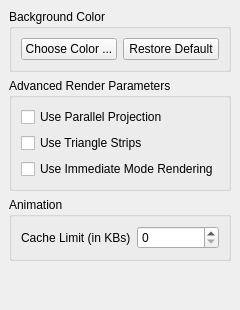
     <widget class="QWidget" name="tab" >
      <attribute name="title" >
       <string>General</string>
      </attribute>
      <layout class="QVBoxLayout" >
       <property name="margin" >
        <number>9</number>
       </property>
       <property name="spacing" >
        <number>6</number>
       </property>
       <item>
        <widget class="QGroupBox" name="groupBox" >
         <property name="title" >
          <string>Background Color</string>
         </property>
         <layout class="QGridLayout" >
          <property name="margin" >
           <number>9</number>
          </property>
          <property name="spacing" >
           <number>6</number>
          </property>
          <item row="0" column="1" >
           <widget class="QPushButton" name="restoreDefault" >
            <property name="text" >
             <string>Restore Default</string>
            </property>
           </widget>
          </item>
          <item row="0" column="0" >
           <widget class="pqColorChooserButton" name="backgroundColor" >
            <property name="toolTip" >
             <string>Change the background color of the 3D View window</string>
            </property>
            <property name="text" >
             <string>Choose Color ...</string>
            </property>
           </widget>
          </item>
         </layout>
        </widget>
       </item>
       <item>
        <widget class="QGroupBox" name="groupBox_2" >
         <property name="title" >
          <string>Advanced Render Parameters</string>
         </property>
         <layout class="QVBoxLayout" >
          <property name="margin" >
           <number>9</number>
          </property>
          <property name="spacing" >
           <number>6</number>
          </property>
          <item>
           <widget class="QCheckBox" name="parallelProjection" >
            <property name="toolTip" >
             <string>&lt;html>&lt;head>&lt;meta name="qrichtext" content="1" />&lt;/head>&lt;body style=" white-space: pre-wrap; font-family:Sans Serif; font-size:9pt; font-weight:400; font-style:normal; text-decoration:none;">&lt;p style=" margin-top:0px; margin-bottom:0px; margin-left:0px; margin-right:0px; -qt-block-indent:0; text-indent:0px;">Toggle the use of parallel projection (if parallel projection is off, perspective projection is used)&lt;/p>&lt;/body>&lt;/html></string>
            </property>
            <property name="whatsThis" >
             <string>&lt;html>&lt;head>&lt;meta name="qrichtext" content="1" />&lt;/head>&lt;body style=" white-space: pre-wrap; font-family:Sans Serif; font-size:9pt; font-weight:400; font-style:normal; text-decoration:none;">&lt;p style=" margin-top:0px; margin-bottom:0px; margin-left:0px; margin-right:0px; -qt-block-indent:0; text-indent:0px;">Toggle the use of parallel projection (if parallel projection is off, perspective projection is used).&lt;/p>&lt;/body>&lt;/html></string>
            </property>
            <property name="text" >
             <string>Use Parallel Projection</string>
            </property>
           </widget>
          </item>
          <item>
           <widget class="QCheckBox" name="triangleStrips" >
            <property name="toolTip" >
             <string>&lt;html>&lt;head>&lt;meta name="qrichtext" content="1" />&lt;/head>&lt;body style=" white-space: pre-wrap; font-family:Sans Serif; font-size:9pt; font-weight:400; font-style:normal; text-decoration:none;">&lt;p style=" margin-top:0px; margin-bottom:0px; margin-left:0px; margin-right:0px; -qt-block-indent:0; text-indent:0px;">If this option is choosen, all triangles are converted into triangle strips before rendering. This may improve the rendering performance.&lt;/p>&lt;/body>&lt;/html></string>
            </property>
            <property name="statusTip" >
             <string/>
            </property>
            <property name="whatsThis" >
             <string>&lt;html>&lt;head>&lt;meta name="qrichtext" content="1" />&lt;/head>&lt;body style=" white-space: pre-wrap; font-family:Sans Serif; font-size:9pt; font-weight:400; font-style:normal; text-decoration:none;">&lt;p style=" margin-top:0px; margin-bottom:0px; margin-left:0px; margin-right:0px; -qt-block-indent:0; text-indent:0px;">If this option is choosen, all triangles are converted into triangle strips before rendering. This may improve the rendering performance.&lt;/p>&lt;/body>&lt;/html></string>
            </property>
            <property name="text" >
             <string>Use Triangle Strips</string>
            </property>
           </widget>
          </item>
          <item>
           <widget class="QCheckBox" name="immediateModeRendering" >
            <property name="toolTip" >
             <string>&lt;html>&lt;head>&lt;meta name="qrichtext" content="1" />&lt;/head>&lt;body style=" white-space: pre-wrap; font-family:Sans Serif; font-size:9pt; font-weight:400; font-style:normal; text-decoration:none;">&lt;p style=" margin-top:0px; margin-bottom:0px; margin-left:0px; margin-right:0px; -qt-block-indent:0; text-indent:0px;">When this option is off, OpenGL display lists are used for rendering. Using display lists improves performance for small datasets but is not recommended for large datasets due to the excessive memory usage and long display list creation times.&lt;/p>&lt;/body>&lt;/html></string>
            </property>
            <property name="whatsThis" >
             <string>&lt;html>&lt;head>&lt;meta name="qrichtext" content="1" />&lt;/head>&lt;body style=" white-space: pre-wrap; font-family:Sans Serif; font-size:9pt; font-weight:400; font-style:normal; text-decoration:none;">&lt;p style=" margin-top:0px; margin-bottom:0px; margin-left:0px; margin-right:0px; -qt-block-indent:0; text-indent:0px;">When this option is off, OpenGL display lists are used for rendering. Using display lists improves performance for small datasets but is not recommended for large datasets due to the excessive memory usage and long display list creation times.&lt;/p>&lt;/body>&lt;/html></string>
            </property>
            <property name="text" >
             <string>Use Immediate Mode Rendering</string>
            </property>
           </widget>
          </item>
         </layout>
        </widget>
       </item>
       <item>
        <widget class="QGroupBox" name="groupBox_4" >
         <property name="title" >
          <string>Animation</string>
         </property>
         <layout class="QGridLayout" >
          <property name="margin" >
           <number>9</number>
          </property>
          <property name="spacing" >
           <number>6</number>
          </property>
          <item row="0" column="1" >
           <widget class="QSpinBox" name="cacheLimit" >
            <property name="toolTip" >
             <string>&lt;html>&lt;head>&lt;meta name="qrichtext" content="1" />&lt;/head>&lt;body style=" white-space: pre-wrap; font-family:Sans Serif; font-size:9pt; font-weight:400; font-style:normal; text-decoration:none;">&lt;p style=" margin-top:0px; margin-bottom:0px; margin-left:0px; margin-right:0px; -qt-block-indent:0; text-indent:0px;">Set the cache limit (in KBs) per process. If while playing animations, the cache size goes beyond this threshold, caching will automatically be disabled.&lt;/p>&lt;/body>&lt;/html></string>
            </property>
            <property name="statusTip" >
             <string>&lt;html>&lt;head>&lt;meta name="qrichtext" content="1" />&lt;/head>&lt;body style=" white-space: pre-wrap; font-family:Sans Serif; font-size:9pt; font-weight:400; font-style:normal; text-decoration:none;">&lt;p style=" margin-top:0px; margin-bottom:0px; margin-left:0px; margin-right:0px; -qt-block-indent:0; text-indent:0px;">Set the cache limit (in KBs) per process. If while playing animations, the cache size goes beyond this threshold, caching will automatically be disabled.&lt;/p>&lt;/body>&lt;/html></string>
            </property>
            <property name="whatsThis" >
             <string>&lt;html>&lt;head>&lt;meta name="qrichtext" content="1" />&lt;/head>&lt;body style=" white-space: pre-wrap; font-family:Sans Serif; font-size:9pt; font-weight:400; font-style:normal; text-decoration:none;">&lt;p style=" margin-top:0px; margin-bottom:0px; margin-left:0px; margin-right:0px; -qt-block-indent:0; text-indent:0px;">Set the cache limit (in KBs) per process. If while playing animations, the cache size goes beyond this threshold, caching will automatically be disabled.&lt;/p>&lt;/body>&lt;/html></string>
            </property>
            <property name="maximum" >
             <number>999999999</number>
            </property>
           </widget>
          </item>
          <item row="0" column="0" >
           <widget class="QLabel" name="label_4" >
            <property name="text" >
             <string>Cache Limit (in KBs)</string>
            </property>
           </widget>
          </item>
         </layout>
        </widget>
       </item>
       <item>
        <spacer>
         <property name="orientation" >
          <enum>Qt::Vertical</enum>
         </property>
         <property name="sizeHint" >
          <size>
           <width>20</width>
           <height>40</height>
          </size>
         </property>
        </spacer>
       </item>
      </layout>
     </widget>
